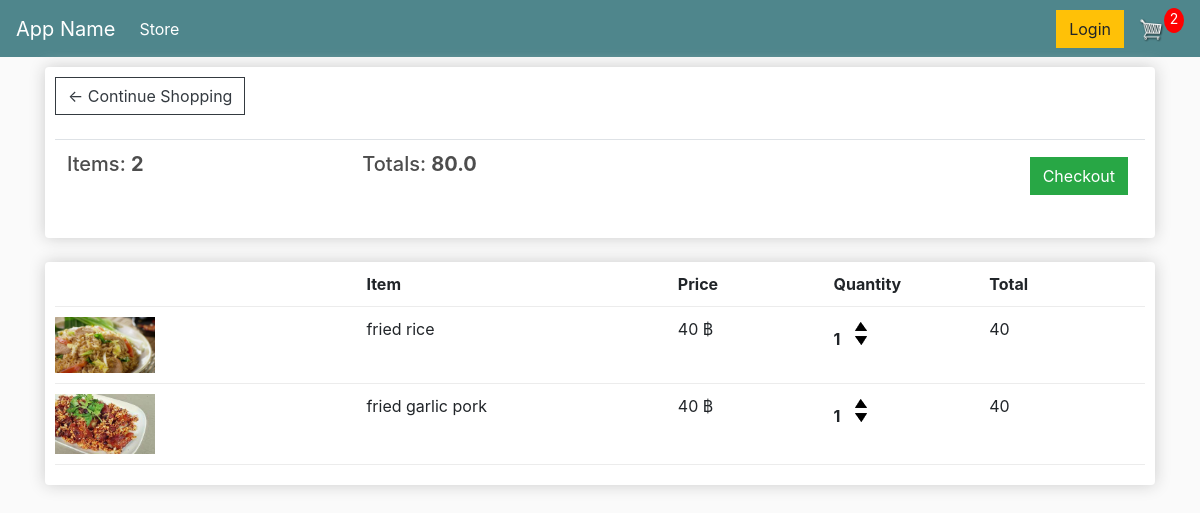
/cart/ (signed in), run on an earlier commit of the app's database.
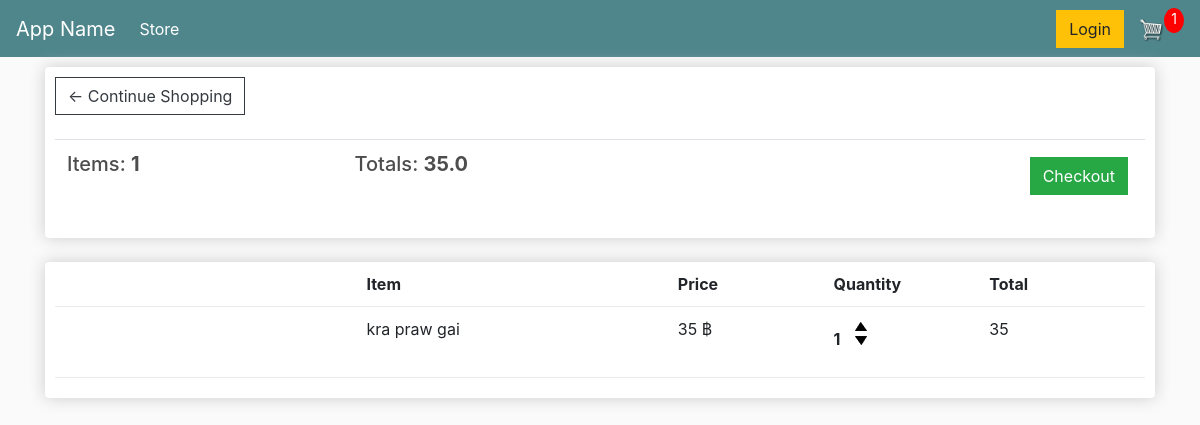
And on a later commit of the database.
### store/models.py (models this page shows, shortened)
class Order(models.Model):
    customer = models.ForeignKey(
        Customer, on_delete=models.SET_NULL, blank=True, null=True)
    date_orderd = models.DateTimeField(auto_now_add=True)
    complete = models.BooleanField(default=False, null=True, blank=False)
    transaction_id = models.CharField(max_length=200, null=True)
    @property
    def get_cart_total(self):
        orderitems = self.orderitem_set.all()
        total = sum([item.get_total for item in orderitems])
        return total
    @property
    def get_cart_items(self):
        orderitems = self.orderitem_set.all()
        total = sum([item.quantity for item in orderitems])
        return total

class OrderItem(models.Model):
    product = models.ForeignKey(Product, on_delete=models.SET_NULL, null=True)
    order = models.ForeignKey(Order, on_delete=models.SET_NULL, null=True)
    quantity = models.IntegerField(default=0, null=True, blank=True)
    date_added = models.DateTimeField(auto_now_add=True)
    @property
    def get_total(self):
        total = self.product.price * self.quantity
        return total

class Product(models.Model):
    name = models.CharField(max_length=200, null=True)
    price = models.FloatField()
    digital = models.BooleanField(default=False, null=True, blank=False)
    image = models.ImageField(null=True, blank=True)
    @property
    def imageURL(self):
        try:
            url = self.image.url
        except:
            url = ''
        return url

### store/views.py (the view)
# urls.py: path('cart/', views.cart, name='cart'),
def cart(request):
    data = cartData(request)
    items = data['items']
    order = data['order']
    cartItems = data['cartItems']
    context = {'items': items, 'order': order,
               'cartItems': cartItems, 'shipping': False}
    return render(request, 'store/cart.html', context)

### store/utils.py (called while the page is built)
def cartData(request):
    if request.user.is_authenticated:
        customer = request.user.customer
        order, created = Order.objects.get_or_create(
            customer=customer, complete=False)
        items = order.orderitem_set.all()
        cartItems = order.get_cart_items
    else:
        cookieData = cookieCart(request)
        items = cookieData['items']
        order = cookieData['order']
        cartItems = cookieData['cartItems']
    return {"cartItems": cartItems, 'order': order, 'items': items}

### store/templates/store/cart.html
{% extends 'store/main.html' %}
{% load static %}
{% block content %}
<div class="row">
    <div class="col-lg-12">
        <div class="box-element">
            <a href="{% url 'store' %}" class="btn btn-outline-dark">&#x2190; Continue Shopping</a>
            <br>
            <br>
            <table class="table">
                <tr>
                    <th>
                        <h5>Items: <strong>{{ order.get_cart_items}}</strong></h5>
                    </th>
                    <th>
                        <h5>Totals: <strong>{{ order.get_cart_total}}</strong></h5>
                    </th>
                    <th>
                        <a href="{% url 'checkout' %}" style="float: right; margin: 5px;"
                            class="btn btn-success">Checkout</a>
                    </th>
                </tr>
            </table>
        </div>
        <br>
        <div class="box-element">
            <div class="cart-row">
                <div style="flex: 2;"></div>
                <div style="flex: 2;"><strong>Item</strong></div>
                <div style="flex: 1;"><strong>Price</strong></div>
                <div style="flex: 1;"><strong>Quantity</strong></div>
                <div style="flex: 1;"><strong>Total</strong></div>
            </div>
            {% for item in items %}
            <div class="cart-row">
                <div style="flex: 2;"><img class="row-image" src="{{item.product.imageURL}}" alt=""></div>
                <div style="flex: 2;">{{ item.product.name}}</div>
                <div style="flex: 1;">{{ item.product.price|floatformat:0}} &#3647;</div>
                <div style="flex: 1;">
                    <p class="quantity">{{ item.quantity}}</p>
                    <div class="quantity">
                        <img class="chg-quantity update-cart" data-product="{{item.product.id}}" data-action="add" src="{% static 'image/arrow-up.png' %}" alt="">
                        <img class="chg-quantity update-cart" data-product="{{item.product.id}}" data-action="remove" src="{% static 'image/arrow-down.png' %}" alt="">
                    </div>
                </div>
                <div style="flex: 1;">{{ item.get_total|floatformat:0}}</div>
            </div>
            {% endfor %}
        </div>
    </div>
</div>
{% endblock content %}

What changed in the data, as far as the page shows it:
no longer on this page (row edited): Order: get_cart_items "2", get_cart_total "80.0"
no longer on this page (row unchanged): OrderItem: product.imageURL (picture), product.name "fried rice", product.price "40", quantity "1", get_total "40"
no longer on this page (row unchanged): OrderItem: product.imageURL (picture), product.name "fried garlic pork", product.price "40", quantity "1", get_total "40"
added Order: get_cart_items "1", get_cart_total "35.0"
added OrderItem: product.name "kra praw gai", product.price "35", quantity "1", get_total "35"
Also different on the page:
{{ cartItems }}: "2" → "1"
